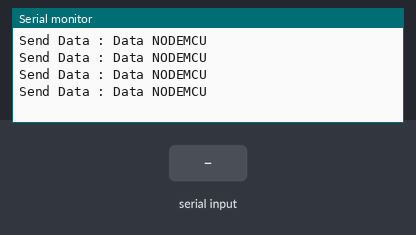
Recording of a sketch running on a simulated ESP8266 (NodeMCU). Shown: the last lines printed to the serial monitor. Inputs (shaded band) come from the test bench.

Above: at 1.8 s.
1.9 s: "1" received over the second serial link
At 2.4 s:
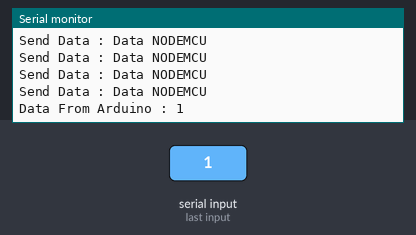
3.5 s: "0" received over the second serial link
At 3.9 s:
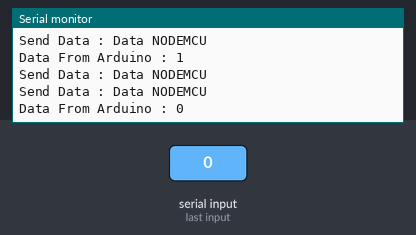
5.0 s: "2" received over the second serial link
At 5.4 s:
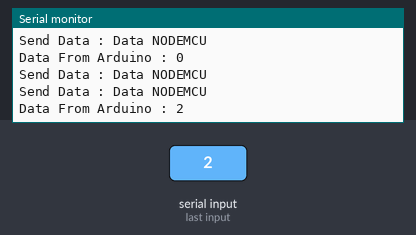

The sketch:

PROGRAM_NODEMCU.ino
```cpp
/* ======================================================================
                   PROGRAM NODEMCU ARDUINO SERIAL
   ======================================================================
   >> ERWIN NUR CAHYONO | Email : erwinproject.id@gmail.com
   FITUR PROGRAM :
   [+] SEND DATA TO ARDUNO
   [+] GET DATA FROM ARDUINO
   ======================================================================
*/

#include <SoftwareSerial.h>

#define br        57600  // my baudrate
#define rx1       D5
#define tx1       D6
#define rx2       D3
#define tx2       D4

SoftwareSerial fromUno (rx1, tx1);
SoftwareSerial sendUno (rx2, tx2);

String GetData, SendData, DatatoArdino;

void setup() {
  Serial.begin(br);
  fromUno.begin(br);
  sendUno.begin(br);

}

void loop() {
  KomFromUno();
  if (GetData.length() > 0) {
    Serial.print("Data From Arduino : ");
    Serial.println(GetData);
    delay(500);
  }
  GetData = "";

  DatatoArdino = "Data NODEMCU";

  sendToUno();
}

// SEND DATA TO ARDUINO UNO
void sendToUno() {
  SendData = DatatoArdino;
  if (SendData.length() > 0) {
    sendUno.print(SendData);

    Serial.println();
    Serial.print("Send Data : ");
    Serial.println(SendData);
  }
  delay(500);
}

// KOMUNIKASI RX TX DARI ARDUINO
void KomFromUno() {
  while (fromUno.available()) {
    delay(10);
    char v = fromUno.read();
    GetData += v;
  }
}
```

Measured:
- after the input at 1.9 s, the serial monitor: prints a new line after 0.11 s (image 1)
- after the input at 3.5 s, the serial monitor: prints a new line at once (image 2)
- after the input at 5.0 s, the serial monitor: prints a new line at once (image 3)
